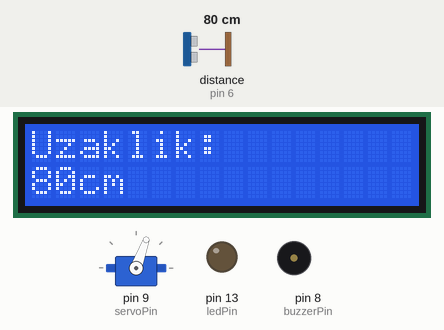
Simulated run of this sketch. Board: Arduino Uno, built with avr-gcc and run on an emulated ATmega328P. Parts: 16×2 character LCD, servo, output pins drawn as LEDs (lit = HIGH), buzzer (waves = sounding). Wiring (inferred from the names in the program): ultrasonic range finder: trigger pin 7; echo pin 6. Dashed ring = blinking. The inputs (shaded band) are chosen by the test bench; at power-on: distance to the obstacle (sensor on pin 6) 80 cm. The echo pulse lasts 58.3 µs per cm; pins used as bus, display or sensor lines are not drawn.

Above: at 1.2 s.
1.3 s: distance to the obstacle (sensor on pin 6) set to 34 cm
At 2.81 s:
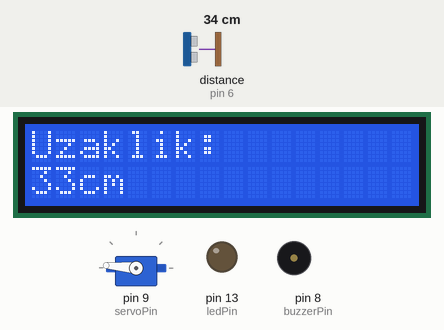
3.0 s: distance to the obstacle (sensor on pin 6) set to 27 cm
At 3.22 s:
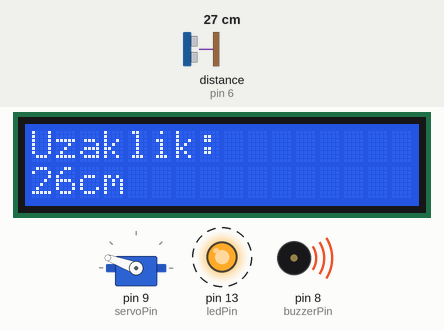
6.0 s: distance to the obstacle (sensor on pin 6) set to 2 cm
At 6.64 s:
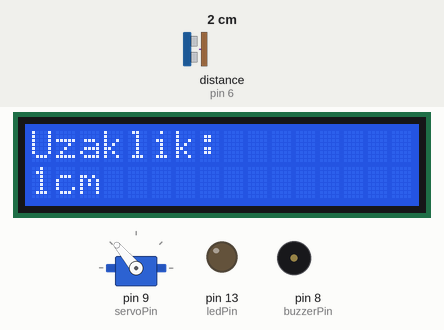
9.0 s: distance to the obstacle (sensor on pin 6) set to 35 cm
At 11.71 s:
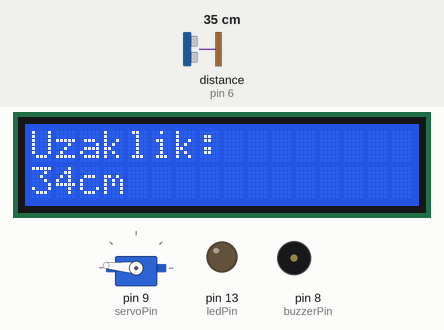
12.0 s: distance to the obstacle (sensor on pin 6) set to 9 cm
At 21.44 s:
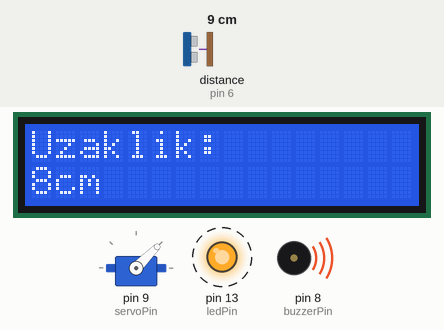
Timing chart, 0 to 21.5 s (numbered marks = the images above; inputs shaded):
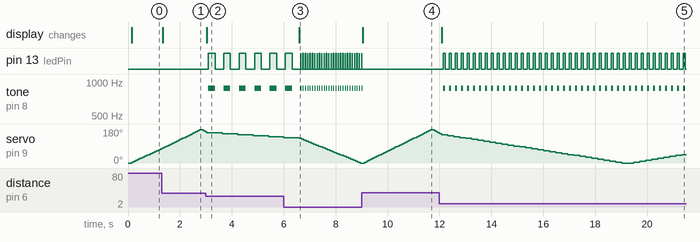

Measured:
- the behaviour switches between 31 and 30 cm on distance to the obstacle (sensor on pin 6) (found by bisection; images 1 and 2)
- after the input at 1.3 s, the display: changes at once (image 1)
- after the input at 3.0 s, pin 13 (ledPin): alternates HIGH for 0.26 s and LOW for 0.33 s, starting after 0.09 s; tone on pin 8 (buzzerPin): alternates 880 Hz for 0.26 s and silent for 0.33 s, starting after 0.09 s; the display: changes at once (image 2)
- after the input at 6.0 s, the display: changes after 0.60 s (image 3)
- after the input at 9.0 s, pin 13 (ledPin): goes on until 9.0 s, then stays LOW; tone on pin 8 (buzzerPin): goes on until 9.0 s, then stays silent; the display: changes at once (image 4)
- after the input at 12.0 s, pin 13 (ledPin): alternates HIGH for 0.08 s and LOW for 0.15 s, starting after 0.14 s; tone on pin 8 (buzzerPin): alternates 880 Hz for 0.08 s and silent for 0.15 s, starting after 0.14 s; the display: changes after 0.09 s (image 5)

The sketch:

Gelismis_Park_Sensoru.ino
```cpp
#include <Servo.h> //Servo Motorumuzun Kütüphanesi
#include <LiquidCrystal.h> //LCD Ekranımızın Kütüphanesi

//Pinlerimizin girislerini belirledim...
const int echoPin = 6;
const int trigPin = 7;
const int buzzerPin = 8;
const int servoPin = 9;
const int ledPin = 13;

//"Long" tipinde suremizi ve "int" tipinde uzaklik degiskenlerimizi tanimladim...
long sure;
int uzaklik;

//LCD'mizin baglanti pinlerini belirledim...
int rs = 12, en = 11, d4 = 5, d5 = 4, d6 = 3, d7 = 2;
LiquidCrystal lcd(rs,en,d4,d5,d6,d7);

//"cm" cinsinden ultrasonik sensorumuzun maks. ve min. olcecegi mesafeleri belirledim...
int maximumRange = 30;
int minimumRange = 0;

//Servomuzu kodumuzda kullanmak icin "myServo" isminde bir degisken tanimladim...
Servo myServo;
int pos = 0; //Servo motorun pozisyonunu belirtmek icin "pos" isminde bir degisken tanimladim.

void setup() {
 pinMode(trigPin, OUTPUT);      //"trig" pini CİKİS
 pinMode(echoPin, INPUT);       //"echo" pini GİRİS
 pinMode(buzzerPin,OUTPUT);     //"buzzer" pini CİKİS
 pinMode(ledPin, OUTPUT);       //"led" pini CİKİS
 lcd.begin(16,2);               //lcd ekranimizi hazirliyoruz...
 myServo.attach(servoPin);      //Servomuzu "attach" fonksiyonu ile hazirliyoruz...
}

//Dongu program kodlarimiz...
void loop() {
  for(pos=0; pos<=175; pos+=5){                        //Servo motor pozisyonu 0 dereceden 175 dereceye +5 derece artarak ilerlesin.
    myServo.write(pos);                                //"pos" degiskeninin degerini servo motorumuza bildirdim...

    int olcum = mesafe(maximumRange, minimumRange);    //"olcum" isminde bir degisken tanimlayip bunu "mesafe" ismindeki degiskenin degerine esitledim.
    melodi(olcum*10);                                  //"melodi" ismindeki degiskenimizin degerini "olcum" degiskeninden gelen degerin 10 katı olarak belirledim
                                                       //Bu deger buzzer'ın ses hızına etki edecektir!


    digitalWrite(trigPin,LOW);                         //HC-SR04 sensorunun trig pinini sifirladim...
    delayMicroseconds(5);                              //Gecikme suresi
    digitalWrite(trigPin,HIGH);                        //Trig pininden sinyal cikisi
    delayMicroseconds(10);                             //Gecikme suresi
    digitalWrite(trigPin,LOW);                         //Trig pini sifirladik.
    sure = pulseIn(echoPin,HIGH);                      //Echo pini 5V olunca buraya kadar gecen sureyi olcer.
    uzaklik = sure * 0.0345/2;                         //Ses hizi/sesin gidis+donusu(2)

    lcd.clear();                                       //LCD yi baslangicta sifirlariz.
    lcd.setCursor(0,0);                                //LCD 1. Satiri hazirlariz...
    lcd.print("Uzaklik:");                             //"Uzaklik:" ismini yazdiririz...
    lcd.setCursor(0,1);
    lcd.print(uzaklik);
    lcd.print("cm");

    delay(15);
  }

  for(pos=175; pos>=0; pos-=5){                        //Servo motor pozisyonu 175 dereceden 0 dereceye -5 derece azalarak ilerlesin.
    myServo.write(pos);

    int olcum = mesafe(maximumRange, minimumRange);
    melodi(olcum*10);

    digitalWrite(trigPin,LOW);
    delayMicroseconds(5);
    digitalWrite(trigPin,HIGH);
    delayMicroseconds(10);
    digitalWrite(trigPin,LOW);
    sure = pulseIn(echoPin,HIGH);
    uzaklik = sure * 0.0345/2;

    lcd.clear();
    lcd.setCursor(0,0);
    lcd.print("Uzaklik:");
    lcd.setCursor(0,1);
    lcd.print(uzaklik);
    lcd.print("cm");

    delay(15);
  }
}

int mesafe(int maxRange,int minRange){
  long duration, distance;

  digitalWrite(trigPin,LOW);
  delayMicroseconds(2);
  digitalWrite(trigPin,HIGH);
  delayMicroseconds(10);
  digitalWrite(trigPin,LOW);

  duration = pulseIn(echoPin,HIGH); //Echo pini 5V olunca buraya kadar gecen sureyi olcer.
  distance = sure / 58.2;
  delay(50);

  if(distance >= maxRange || distance <= minRange)
  return 0;
  return distance;
}


int melodi(int dly){
  tone(buzzerPin, 880);                   //Buzzer'dan cikan ses siddetini belirledik.
  digitalWrite(ledPin,HIGH);              //Buzzer her calistiginda ledimiz calissin.
  delay(dly);                             //Gecikme süresi.
  noTone(buzzerPin);                      //Buzzer calisiyorsa dursun.
  digitalWrite(ledPin,LOW);               //Buzzer calismadigindan ledimiz sonsun...
  delay(dly);

}
```
